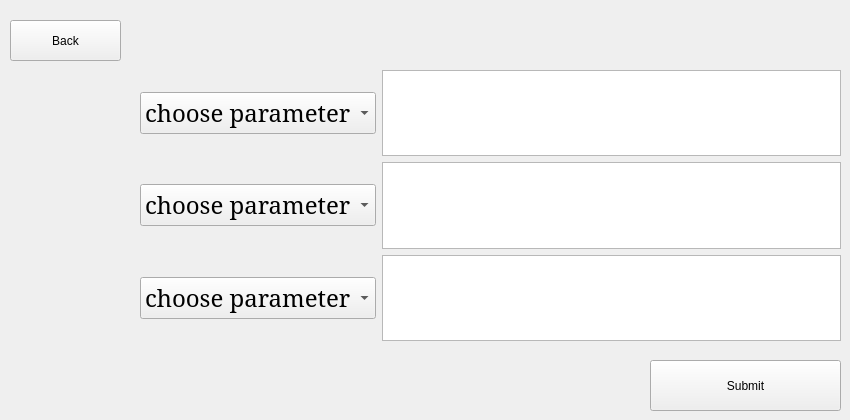
    <widget class="QWidget" name="SearchPage">
     <widget class="QWidget" name="layoutWidget">
      <property name="geometry">
       <rect>
        <x>140</x>
        <y>70</y>
        <width>701</width>
        <height>271</height>
       </rect>
      </property>
      <layout class="QGridLayout" name="gridLayout_2">
       <item row="0" column="0">
        <widget class="QComboBox" name="param1_2">
         <property name="font">
          <font>
           <family>Garamond</family>
           <pointsize>18</pointsize>
          </font>
         </property>
         <item>
          <property name="text">
           <string>choose parameter</string>
          </property>
         </item>
         <item>
          <property name="text">
           <string>Author</string>
          </property>
         </item>
         <item>
          <property name="text">
           <string>Class Number</string>
          </property>
         </item>
         <item>
          <property name="text">
           <string>Department</string>
          </property>
         </item>
         <item>
          <property name="text">
           <string>Edition</string>
          </property>
         </item>
         <item>
          <property name="text">
           <string>ISBN</string>
          </property>
         </item>
         <item>
          <property name="text">
           <string>Price</string>
          </property>
         </item>
         <item>
          <property name="text">
           <string>Title</string>
          </property>
         </item>
         <item>
          <property name="text">
           <string/>
          </property>
         </item>
        </widget>
       </item>
       <item row="0" column="1">
        <widget class="QTextEdit" name="param1Box_2"/>
       </item>
       <item row="1" column="0">
        <widget class="QComboBox" name="param2_2">
         <property name="font">
          <font>
           <family>Garamond</family>
           <pointsize>18</pointsize>
          </font>
         </property>
         <item>
          <property name="text">
           <string>choose parameter</string>
          </property>
         </item>
         <item>
          <property name="text">
           <string>Author</string>
          </property>
         </item>
         <item>
          <property name="text">
           <string>Class Number</string>
          </property>
         </item>
         <item>
          <property name="text">
           <string>Department</string>
          </property>
         </item>
         <item>
          <property name="text">
           <string>Edition</string>
          </property>
         </item>
         <item>
          <property name="text">
           <string>ISBN</string>
          </property>
         </item>
         <item>
          <property name="text">
           <string>Price</string>
          </property>
         </item>
         <item>
          <property name="text">
           <string>Title</string>
          </property>
         </item>
         <item>
          <property name="text">
           <string/>
          </property>
         </item>
        </widget>
       </item>
       <item row="1" column="1">
        <widget class="QTextEdit" name="param2Box_2"/>
       </item>
       <item row="2" column="0">
        <widget class="QComboBox" name="param3_2">
         <property name="font">
          <font>
           <family>Garamond</family>
           <pointsize>18</pointsize>
          </font>
         </property>
         <item>
          <property name="text">
           <string>choose parameter</string>
          </property>
         </item>
         <item>
          <property name="text">
           <string>Author</string>
          </property>
         </item>
         <item>
          <property name="text">
           <string>Class Number</string>
          </property>
         </item>
         <item>
          <property name="text">
           <string>Department</string>
          </property>
         </item>
         <item>
          <property name="text">
           <string>Edition</string>
          </property>
         </item>
         <item>
          <property name="text">
           <string>ISBN</string>
          </property>
         </item>
         <item>
          <property name="text">
           <string>Price</string>
          </property>
         </item>
         <item>
          <property name="text">
           <string>Title</string>
          </property>
         </item>
         <item>
          <property name="text">
           <string/>
          </property>
         </item>
        </widget>
       </item>
       <item row="2" column="1">
        <widget class="QTextEdit" name="param3Box_2"/>
       </item>
      </layout>
     </widget>
     <widget class="QPushButton" name="pushButton">
      <property name="geometry">
       <rect>
        <x>650</x>
        <y>360</y>
        <width>191</width>
        <height>51</height>
       </rect>
      </property>
      <property name="text">
       <string>Submit</string>
      </property>
     </widget>
     <widget class="QPushButton" name="back10">
      <property name="geometry">
       <rect>
        <x>10</x>
        <y>20</y>
        <width>111</width>
        <height>41</height>
       </rect>
      </property>
      <property name="text">
       <string>Back</string>
      </property>
     </widget>
    </widget>
